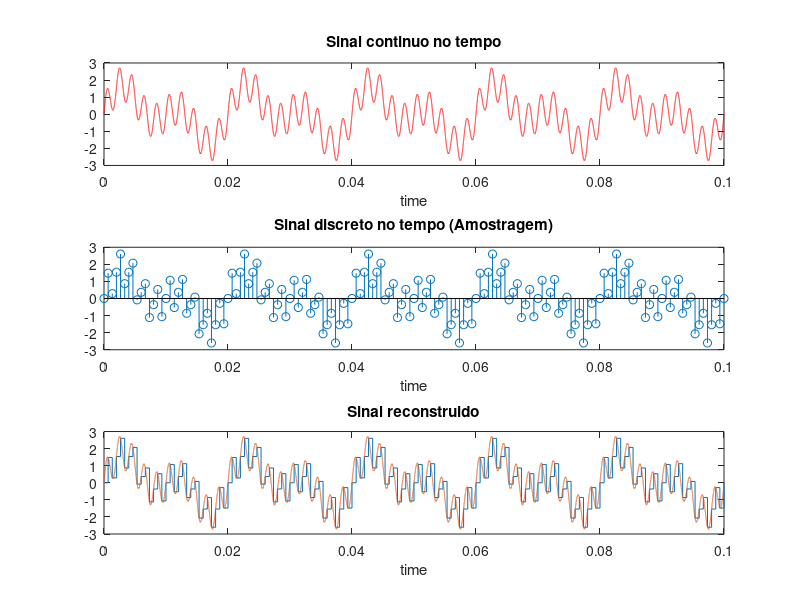
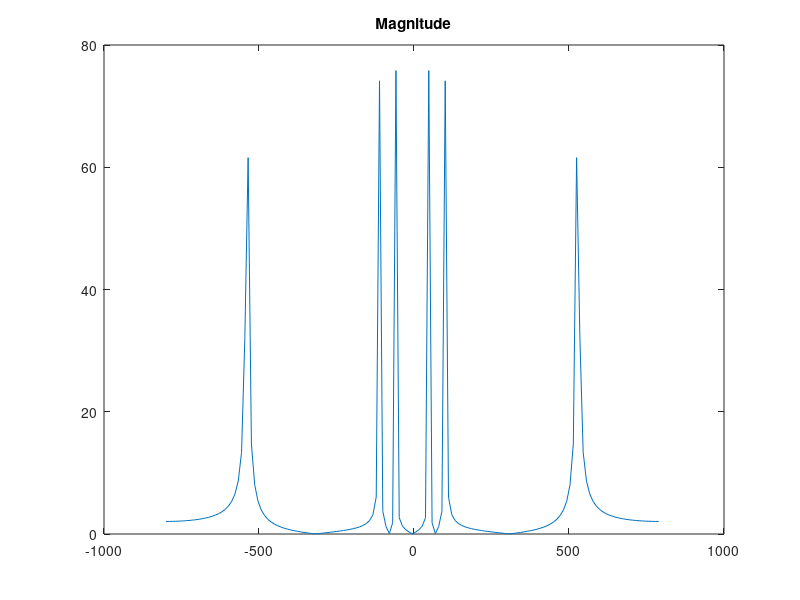

Write the MATLAB code that produced these figures, in order.
% %  ***************************************************
% % DISCRETIZATION OF AN ANALOG SIGN
% %  ***************************************************
% % This code is intended to discretize an analog signal formed by three main frequency components.
% % Thus, this program seeks to show the importance of choosing the appropriate sampling frequency during discretization.
% % In addition to understanding the importance of Nyquist's theorem,
% % it is clear that the wrong choice of this parameter (Fs) can lead to the reconstruction of
%% a signal unrelated to
% % the original signal.
% % 
% %  Created 04/02/2020
% %  By [Izaias ALves](https://github.com/JRizaias)
% %  ****************************************************/

clear all
clc
Tfinal=0.1;
Fs=1500;                    %Frequencia de amostragem               
Ts=1/Fs;                    %Periodo de amostragem             
MfreqSinal=800;             %Limite superior para maior frequncia no espectro
                            %de frequencia 
passo=(10^(-6));            %Passo no vetor de tempo continuo

t=0:passo:Tfinal;           %Vetor no tempo continuo           
x =sin(50*2*pi*t)+sin(100*2*pi*t)+sin(500*2*pi*t); %Sinal a ser amostrado

i=1;
for v = 0:+Ts:Tfinal        %Amostragem de sinal
   txs(i)= v;               %Vetor no tempo discreto                                           
   yxs(i)=sin(50*2*pi*v)+sin(100*2*pi*v)+sin(500*2*pi*v);     
   i=i+1;
end

%------------------espetro de frequencia do sinal amostrado-----------------------------------
yfft = fft(yxs);     
% f = (0:length(xfft)-1)*MfreqSinal/length(xfft);
nfft = length(yxs);                         
fshift = (-nfft/2:nfft/2-1)*(2*MfreqSinal/nfft);
yshift = fftshift(yfft);

%------------------Gera�ao de graficos-----------------------------------
figure(1)
subplot(3,1,1);

plot(t,x, 'r');
title('Sinal continuo no tempo');
xlabel('time');
%------------------------
subplot(3,1,2);

%plot(n,xs, '*');
        %ou
%plot(txs,yxs, 'o');
        %ou
stem(txs,yxs);
title('Sinal discreto no tempo (Amostragem)');
xlabel('time');
%------------------------
subplot(3,1,3);
stairs(txs,yxs);
hold on 
%stem(n,xs);
plot(t,x)
title('Sinal reconstruido');
xlabel('time');

%------------------------
figure(2)
plot(fshift,abs(yshift))
title('Magnitude')
